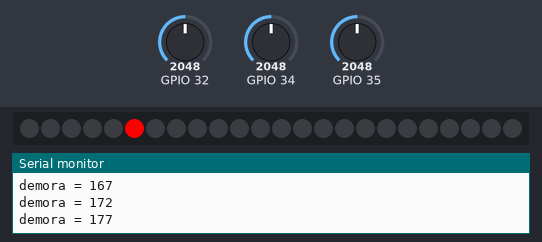
This program was run on a simulated ESP32. Shown: 24 RGB LEDs in strip order, left to right, the last lines printed to the serial monitor. The inputs (shaded band) are chosen by the test bench; at power-on: GPIO 32 = 2048, GPIO 34 = 2048, GPIO 35 = 2048. Dim RGB values are drawn brighter than linear; storage starts empty; random numbers use the default seed unless the program sets one; EEPROM starts erased; nothing arrives over Bluetooth unless stated.

Above: at 5.6 s.
At 9.9 s:
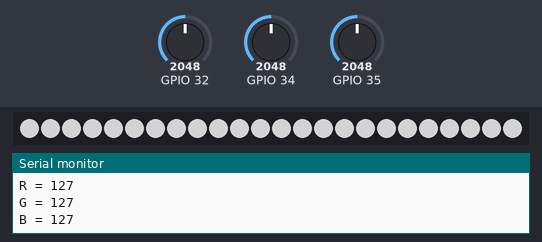
10.0 s: GPIO 32 set to 2866
11.5 s: GPIO 34 set to 2866
13.0 s: GPIO 35 set to 1228
At 14.2 s:
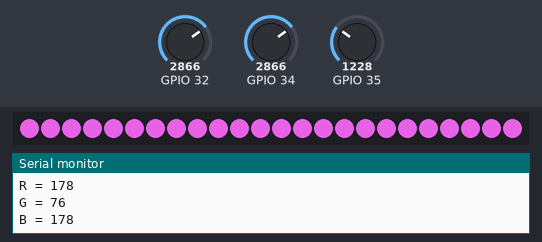
14.5 s: GPIO 32 set to 4095
16.0 s: GPIO 34 set to 1228
At 16.6 s:
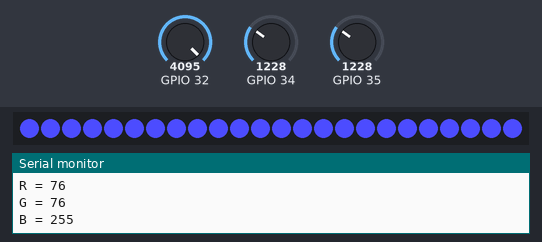
17.5 s: GPIO 35 set to 2866
At 18.9 s:
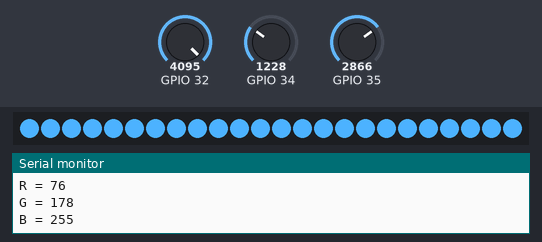
Timing chart, 0 to 20.0 s (numbered marks = the images above; inputs shaded):
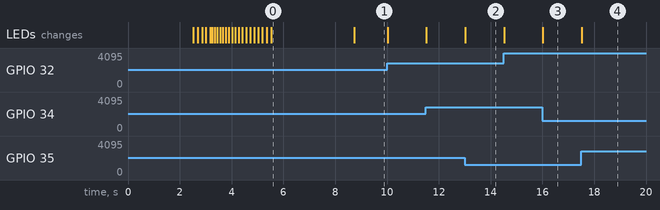

The program:

main.cpp
```cpp
// (licence header left out)
#include <Adafruit_NeoPixel.h>
#include <defines.h>
#include "Web.h"
#include <SPIFFS.h>
#include <serialParser.h>


void leerValoresRGB(void);
void cambiarColoresRGB(void);
void accionarRuletaRGB(void);

Adafruit_NeoPixel pixels = Adafruit_NeoPixel(NUMPIXELS, pinNeopixel, NEO_GRB + NEO_KHZ800);

// Replace with your network credentials
//const char *ssid = "wifi01-ei";
//const char *password = "Ax32MnF1975-ReB";

//int r,g,b = 0;
int cuenta = 0;
char flagCambiarColoresRGB = 0;
int rAnt = 0;
int gAnt = 0;
int bAnt = 0;
int tol = 10;//tolerancia para variación de los potenciómetros (medición por ADC)


void setup() {

  Serial.begin(115200);
  SerialBT.begin("ESP32-RGB");

  preferences.begin("credentials", false);
  preferences.getString(ssid);
  preferences.getString(password);

  Serial.println("Network Credentials Saved using Preferences");

  setup_wifi();

  if (!SPIFFS.begin(true)) {
    Serial.println("An Error has occurred while mounting SPIFFS");
    ESP.restart();
  }
  else {
    delay(500);
    Serial.println("SPIFFS mounted successfully");
  }


  pixels.begin();

  server.begin();

  urls();

	//pixels.setPixelColor(i, 255, 255, 255); // Brillo moderado en rojo
  accionarRuletaRGB();

}

void loop() {


  if(cambiarColoresForm == false){
    leerValoresRGB();
  }


  if(flagCambiarColoresRGB == 1){//si se modificaron los valores leídos
    //Serial.println("cambiarColoresRGB");
    cambiarColoresRGB();
    flagCambiarColoresRGB = 0;
  }


  cambioDeParametros();//chequea si hay cambio de parámetros a través de puerto serie o Bluetooth

  if(encenderRuleta == true){

    Serial.println("encenderRuleta");
    accionarRuletaRGB();
    encenderRuleta = false;

  }
  if(cambiarColoresForm == true){

    Serial.println("cambiarColoresRGB");
    cambiarColoresRGB();
    //cambiarColoresForm = false;

  }

}

void leerValoresRGB(void){

  int valRed = analogRead(pinPoteR);
  r = map(valRed, 0, 4095, 0, 255);
  int valGreen = analogRead(pinPoteG);
  g = map(valGreen, 0, 4095, 0, 255);
  int valBlue = analogRead(pinPoteB);
  b = map(valBlue, 0, 4095, 0, 255);

  //Si los valores son distintos a los tomados anteriormente (con margen de tolerancia), los muestra por serie y cambia los colores
  if((r >= rAnt + tol || r <= rAnt - tol) || (g >= gAnt + tol || g <= gAnt - tol) || (b >= bAnt + tol || b <= bAnt - tol)){

    Serial.printf("R = %i\n", r);
    Serial.printf("G = %i\n", g);
    Serial.printf("B = %i\n", b);

    //guarda nuevos valores
    rAnt = r;
    gAnt = g;
    bAnt = b;

    flagCambiarColoresRGB = 1;

  }


}

void accionarRuletaRGB(void){

  int pasos = 0;
  int min = 24;
  int max = 24 * 5;
  int demoraFinal = 1000;
  int demoraInicial = 25;
  int demora = 25;
  int vueltas = 0;
  float vueltasFloat = 0;
  int saltos = NUMPIXELS;
  int p = 1;
  float remanente = 0;
  float remanentePorcentaje = 0;
  int ultimoPixel = 0;


  pasos = random(min, max);
  vueltas = (int)pasos/NUMPIXELS;
  vueltasFloat = (float)pasos/(float)NUMPIXELS;

  remanente = vueltasFloat - (float)vueltas;
  remanentePorcentaje = remanente * 100;


  Serial.print("pasos = ");
  Serial.println(pasos);
  Serial.print("vueltas = ");
  Serial.println(vueltas);
  Serial.print("vueltasFloat = ");
  Serial.println(vueltasFloat);

  demora = demoraFinal/pasos;


  if(remanente > 0){
    vueltas = vueltas + 1;
  }


  //for(int i=0;i<NUMPIXELS;i++){//afecta a los 8 pixels
  for(int j = 0; j < vueltas; j++){

    if(j == (vueltas - 1)){//si está en la última vuelta
      saltos = (int)((float)NUMPIXELS * remanente);
      //Serial.println(saltos);

    }else{
      saltos = NUMPIXELS;
    }
    Serial.print("saltos = ");
    Serial.println(saltos);

    for(int i=0;i<saltos;i++){//afecta a los 8 pixels
      pixels.setPixelColor(i, 255, 0, 0); // Brillo moderado en rojo
      pixels.show();   // Mostramos y actualizamos el color del pixel de nuestra cinta led RGB
      //demora = demoraFinal/(i+1);

      Serial.print("demora = ");
      Serial.println(demora);
      delay(demora);
      //demora = demora + (p * 1);//va agregando cada vez más demora. Se desacelera.
      demora = demora + 5;//va agregando cada vez más demora. Se desacelera.

      p++;


      pixels.setPixelColor(i, 0, 0, 0); // Apaga el LED
      ultimoPixel = i;
      pixels.show();   // Mostramos y actualizamos el color del pixel de nuestra cinta led RGB

    }
  }

  pixels.setPixelColor(ultimoPixel, 255, 0, 0); // Deja encendido el último pixel para visualizarlo por un cierto tiempo
  pixels.show();   // Mostramos y actualizamos el color del pixel de nuestra cinta led RGB

  delay(3000);

}

void cambiarColoresRGB(void){

  for(int i=0;i<NUMPIXELS;i++){//afecta a los 8 pixels
    pixels.setPixelColor(i, r, g, b); // Brillo moderado en rojo
    pixels.show();   // Mostramos y actualizamos el color del pixel de nuestra cinta led RGB

  }

}
```

Measured:
- after the input at 13.0 s, the LEDs: change at once (image 2)
- after the input at 16.0 s, the LEDs: change at once (image 3)
- after the input at 17.5 s, the LEDs: change at once (image 4)
- what the display in image 0 shows lasts 3.2 s, from 5.5 s to 8.7 s
